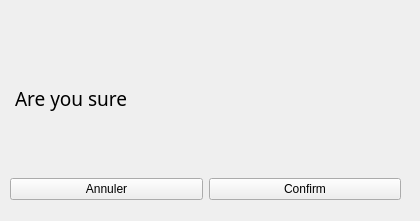
        <widget class="QWidget" name="ConfirmPage">
         <layout class="QVBoxLayout" name="verticalLayout_6">
          <property name="leftMargin">
           <number>10</number>
          </property>
          <property name="topMargin">
           <number>15</number>
          </property>
          <property name="rightMargin">
           <number>10</number>
          </property>
          <item>
           <widget class="QLabel" name="labelConfirmItemID">
            <property name="text">
             <string/>
            </property>
           </widget>
          </item>
          <item>
           <spacer name="verticalSpacer_3">
            <property name="orientation">
             <enum>Qt::Vertical</enum>
            </property>
            <property name="sizeHint" stdset="0">
             <size>
              <width>20</width>
              <height>40</height>
             </size>
            </property>
           </spacer>
          </item>
          <item>
           <widget class="QLabel" name="confirmLabelMessage">
            <property name="minimumSize">
             <size>
              <width>400</width>
              <height>0</height>
             </size>
            </property>
            <property name="font">
             <font>
              <family>Monaco</family>
              <pointsize>14</pointsize>
              <weight>50</weight>
              <italic>false</italic>
              <bold>false</bold>
             </font>
            </property>
            <property name="styleSheet">
             <string notr="true">padding: 10px 0;</string>
            </property>
            <property name="text">
             <string>Are you sure </string>
            </property>
            <property name="wordWrap">
             <bool>true</bool>
            </property>
           </widget>
          </item>
          <item>
           <spacer name="verticalSpacer_4">
            <property name="orientation">
             <enum>Qt::Vertical</enum>
            </property>
            <property name="sizeHint" stdset="0">
             <size>
              <width>20</width>
              <height>40</height>
             </size>
            </property>
           </spacer>
          </item>
          <item>
           <widget class="QFrame" name="frame_3">
            <property name="frameShape">
             <enum>QFrame::NoFrame</enum>
            </property>
            <property name="frameShadow">
             <enum>QFrame::Raised</enum>
            </property>
            <layout class="QHBoxLayout" name="horizontalLayout">
             <property name="leftMargin">
              <number>0</number>
             </property>
             <property name="topMargin">
              <number>10</number>
             </property>
             <property name="bottomMargin">
              <number>10</number>
             </property>
             <item>
              <widget class="QPushButton" name="buttonCancel">
               <property name="text">
                <string>Annuler</string>
               </property>
              </widget>
             </item>
             <item>
              <widget class="QPushButton" name="buttonConfirm">
               <property name="text">
                <string>Confirm</string>
               </property>
              </widget>
             </item>
            </layout>
           </widget>
          </item>
         </layout>
        </widget>
